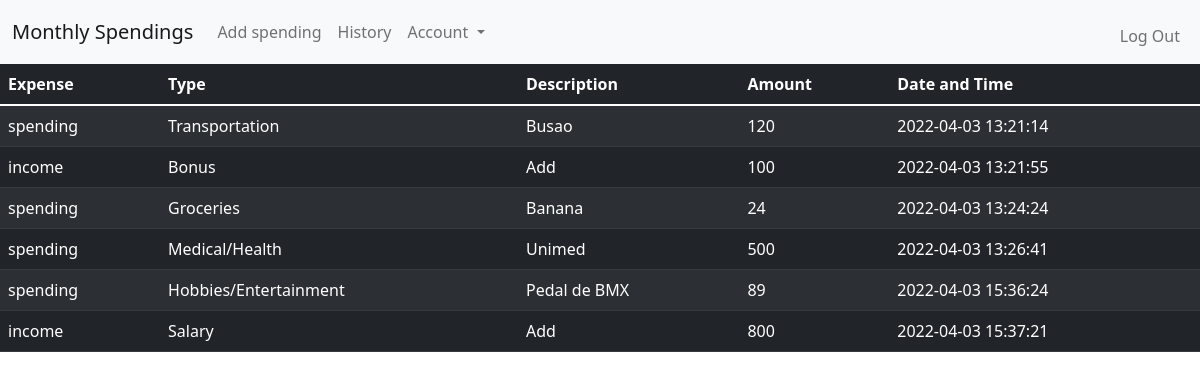
Page /history (signed in) on the earlier database version.
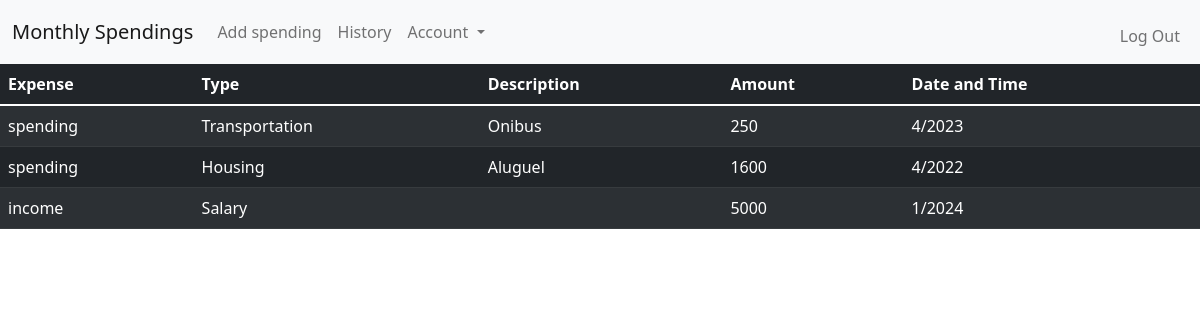
Same page on the later database version.
### tables this page shows
CREATE TABLE user_history (transaction_id INTEGER PRIMARY KEY AUTOINCREMENT NOT NULL, user_id INTEGER NOT NULL, spending TEXT NOT NULL, type TEXT NOT NULL, description TEXT NOT NULL, amount NUMERIC NOT NULL, date TEXT NOT NULL);

### app.py (the view)
@app.route("/history")
@login_required
def history():
    database = sqlite3.connect("users.db")
    db = database.cursor()
    db.execute("SELECT * FROM user_history WHERE user_id=?", (session["user_id"],))
    history = db.fetchall()
    database.close()
    return render_template("history.html", history=history)

### helpers.py (called while the page is built)
def login_required(f):
    @wraps(f)
    def decorated_function(*args, **kwargs):
        if session.get("user_id") is None:
            return redirect("/logni")
        return f(*args, **kwargs)
    return decorated_function

### templates/history.html (shortened to what this page needs)
{% extends "layout.html" %}
{% block main %}
<table class="table table-dark table-striped">
    <thead>
        <tr class="table-dark">
            <th class="table-dark">Expense</th>
            <th class="table-dark">Type</th>
            <th class="table-dark">Description</th>
            <th class="table-dark">Amount</th>
            <th class="table-dark">Date and Time</th>
        </tr>
    </thead>
    <tbody>
        {% for expenses in history %}
        <tr class="table-dark">
            <td class="table-dark">{{ expenses[2] }}</td>
            <td class="table-dark">{{ expenses[3] }}</td>
            <td class="table-dark">{{ expenses[4] }}</td>
            <td class="table-dark">{{ expenses[5] }}</td>
            <td class="table-dark">{{ expenses[6] }}</td>
        </tr>
        {% endfor %}
    </tbody>
</table>
{% endblock %}

### templates/layout.html (shortened to what this page needs)
<!DOCTYPE html>
<html lang="en">
<head>
    <link href="https://cdn.jsdelivr.net/npm/bootstrap@5.1.3/dist/css/bootstrap.min.css" rel="stylesheet">
</head>
<body>
    <header>
        <nav class="navbar navbar-expand-lg navbar-light bg-light">
            <div class="container-fluid">
              <a class="navbar-brand" href="/">Monthly Spendings</a>
              <div class="collapse navbar-collapse" id="navbarSupportedContent">
                {% if session["user_id"] %}
                  <ul class="navbar-nav me-auto mb-2 mb-lg-0">
                    <li class="nav-item">
                      <a class="nav-link " aria-current="page" href="/spending">Add spending</a>
                    </li>
                    <li class="nav-item">
                      <a class="nav-link" href="/history">History</a>
                    </li>
                    <li class="nav-item dropdown">
                      <a class="nav-link dropdown-toggle" href="#" id="navbarDropdown" role="button" data-bs-toggle="dropdown" aria-expanded="false">
                        Account
                      </a>
                    </li>
                  </ul>
                  <ul class="navbar-nav ms-auto mt-2">
                    <li class="nav-tem"><a class="nav-link" href="/logout">Log Out</a></li>
                </ul>
                {% else %}
                  <ul class="navbar-nav ms-auto mt-2">
                      <li class="nav-tem"><a class="nav-link" href="/register">Register</a></li>
                      <li class="nav-tem"><a class="nav-link" href="/login">Login</a></li>
                  </ul>
                {% endif %}
              </div>
            </div>
          </nav>
    </header>
    <main>
        {% block main %}{% endblock %}
    </main>
  </body>
</html>

Differences in the rows shown:
removed user_history: spending "spending", type "Transportation", description "Busao", amount "120", date "2022-04-03 13:21:14"
removed user_history: spending "income", type "Bonus", description "Add", amount "100", date "2022-04-03 13:21:55"
removed user_history: spending "spending", type "Groceries", description "Banana", amount "24", date "2022-04-03 13:24:24"
removed user_history: spending "spending", type "Medical/Health", description "Unimed", amount "500", date "2022-04-03 13:26:41"
removed user_history: spending "spending", type "Hobbies/Entertainment", description "Pedal de BMX", amount "89", date "2022-04-03 15:36:24"
removed user_history: spending "income", type "Salary", description "Add", amount "800", date "2022-04-03 15:37:21"
added user_history: spending "spending", type "Transportation", description "Onibus", amount "250", date "4/2023"
added user_history: spending "spending", type "Housing", description "Aluguel", amount "1600", date "4/2022"
added user_history: spending "income", type "Salary", amount "5000", date "1/2024"
